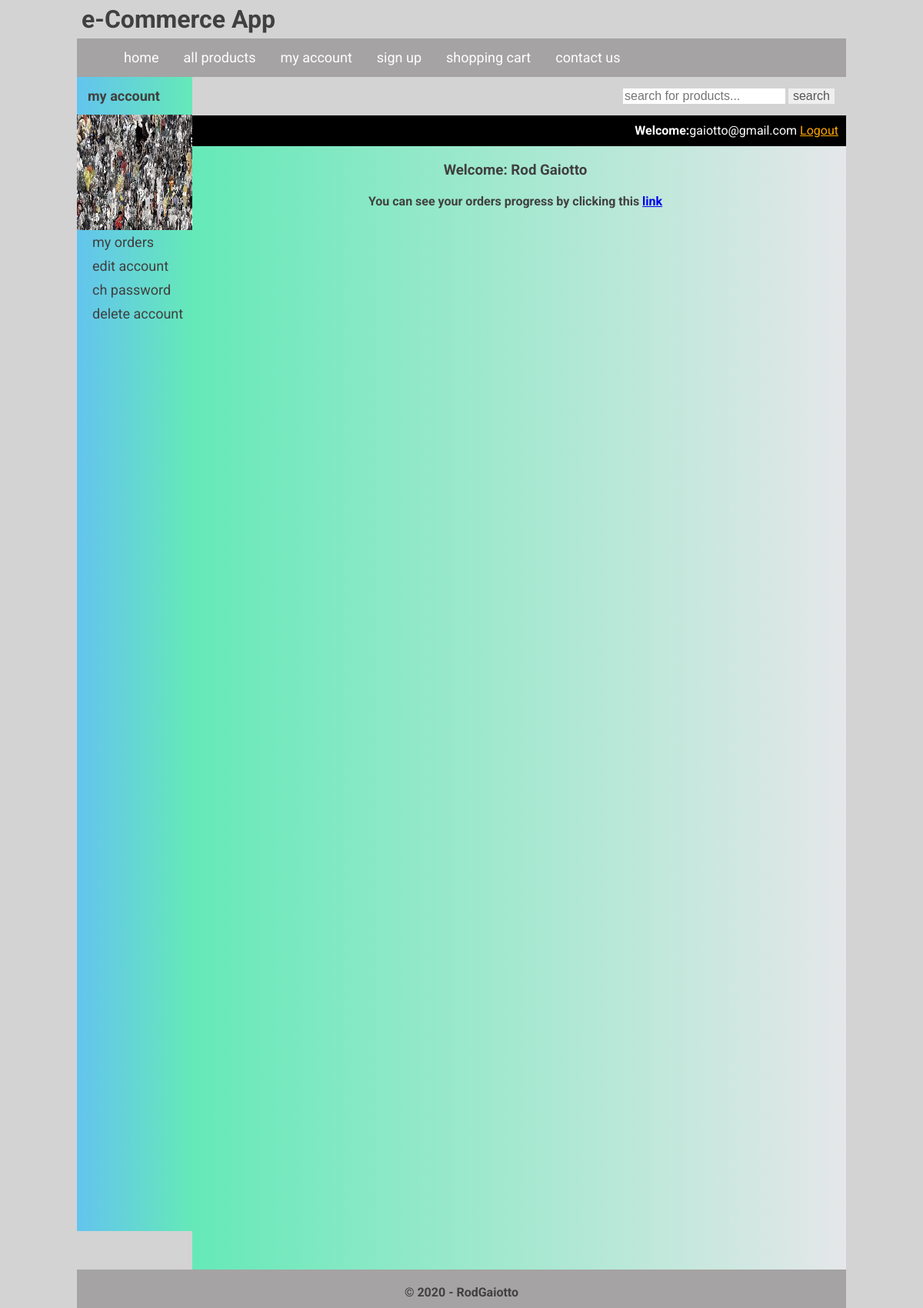
/customer/my_account.php (signed in), run on the app's committed database.
### tables this page shows
CREATE TABLE `customers` (
  `customer_id` int(10) NOT NULL,
  `customer_ip` varchar(255) NOT NULL,
  `customer_name` text NOT NULL,
  `customer_email` varchar(100) NOT NULL,
  `customer_pass` varchar(100) NOT NULL,
  `customer_country` text NOT NULL,
  `customer_city` text NOT NULL,
  `customer_contact` varchar(255) NOT NULL,
  `customer_address` text NOT NULL,
  `customer_image` text NOT NULL
);

### customer/my_account.php (the view, shortened to what this page needs)
<!DOCTYPE>
<?php
include("../functions/functions.php");
?>
<?php
                        if(!isset($_SESSION['customer_email'])){
                            echo "<a href='../checkout.php' style='color:orange;'>Login</a>";
                            }
                            else {
                    ?>
<html>
    <head>
        <link rel="stylesheet" href="styles/style.css" media="all" >
    </head>
<body>
<div class="main_wrapper">
    <div class="header_wrapper">
        <h1>e-Commerce App</h1>
    </div>
    <div class="menubar">
        <ul id="menu">
            <li><a href="../index.php">home</a></li>
            <li><a href="../all_products.php">all products</a></li>
            <li><a href="../customer/my_account.php">my account</a></li>
            <li><a href="#">sign up</a></li>
            <li><a href="../cart.php">shopping cart</a></li>
            <li><a href="#">contact us</a></li>
        </ul>
        <div id="form">
            <form method="get" action="results.php" enctype="multipart/form-data">
                <input type="text" name="user_query" placeholder="search for products...">
                <input type="submit" name="search" value="search" >
            </form>
        </div>
    </div>
    <div class="content_wrapper">
        <div id="sidebar">
            <div id="sidebar_title">my account</div>
                <ul id="cats">
                <?php
				$user = $_SESSION['customer_email'];
				$get_img = "select * from customers where customer_email='$user'";
				$run_img = mysqli_query($con, $get_img);
				$row_img = mysqli_fetch_array($run_img);
				$c_image = $row_img['customer_image'];
				$c_name = $row_img['customer_name'];
				echo "<p style='text-align:center;'><img src='customer_images/$c_image' width='150' height='150'/></p>";
				?>
                <li><a href="my_account.php?my_orders">my orders</a></li>
                <li><a href="my_account.php?edit_account">edit account</a></li>
                <li><a href="my_account.php?change_pass">ch password</a></li>
                <li><a href="my_account.php?delete_account">delete account</a></li>
                </ul>
        </div>
        <div id="content_area">
            <div id="shopping_cart">
                <span style="float:right;margin-right:10px;margin-top:10px">
                <?php
					if(isset($_SESSION['customer_email'])){
					echo "<b>Welcome:</b>" . $_SESSION['customer_email'] ;
                    }
				?>
                       <?php
                        if(!isset($_SESSION['customer_email'])){
                            echo "<a href='../checkout.php' style='color:orange;'>Login</a>";
                            }
                            else {
                            echo "<a href='../logout.php' style='color:orange;'>Logout</a>";
                            }
                    ?>
                </span>
            </div>
            <div id="products_box">
            <?php
				if(!isset($_GET['my_orders'])){
					if(!isset($_GET['edit_account'])){
						if(!isset($_GET['change_pass'])){
							if(!isset($_GET['delete_account'])){
				echo "
				<h3 style='padding:20px;'>Welcome:  $c_name </h3>
				<b>You can see your orders progress by clicking this <a href='my_account.php?my_orders'>link</a></b>";
				}
				}
				}
				}
				?>
				<?php
            }
				?>
            </div>
        </div>
    </div>
    <div id="footer">
    <h4 style="text-align:center; padding-top:20px;">&copy; 2020 - RodGaiotto</h4>
    </div>
</div>
</body>
</html>

### customer/styles/style.css (style rules this page uses)
html, body, div, span, applet, object, iframe, h1, h2, h3, h4, h5, h6, p, blockquote, pre, a, abbr, acronym, address, big, cite, code, del, dfn, em, img, ins, kbd, q, s, samp, small, strike, strong, sub, sup, tt, var, b, u, i, center, dl, dt, dd, ol, ul, li, fieldset, form, label, legend, table, caption, tbody, tfoot, thead, tr, th, td, article, aside, canvas, details, embed, figure, figcaption, footer, header, hgroup, menu, nav, output, ruby, section, summary, time, mark, audio, video { margin: 0; padding: 0; border: 0; vertical-align: baseline; }
h1 { padding: 6px; }
body { background: lightgray; font-family: 'Roboto', sans-serif; color: rgb(65, 64, 64); }
.main_wrapper { width: 1000px; height: auto; margin: auto; }
.header_wrapper { width: 1000px; height: 50px; margin: auto; }
.menubar { width: 1000px; height: 50px; background: rgb(165, 163, 163); color: white; }
#menu { padding: 7; margin: 0; margin-left: 40px; line-height: 35px; float: left; }
#menu li { list-style: none; display: inline; }
#menu a { text-decoration: none; padding: 8px; margin: 6px; font-size: 18px; color: white; }
#form { float: right; padding: 15px; }
input { border: 0; font-size: 16px; color: rgb(87, 84, 84) ; }
.content_wrapper { width: 1000px; margin: auto; background: rgb(255, 255, 255); }
#content_area { width: 850px; height: 1500px; float: right; background: linear-gradient(90deg, rgb(101, 233, 184) 0%, rgb(229, 231, 233) 100%, rgba(0,255,168,0) 100%); }
#sidebar { width: 150px; height: 1500px; background: linear-gradient(90deg, rgb(99, 196, 238) 0%, rgb(101, 233, 184) 100%, rgba(0,255,168,0) 100%); float: left; }
#sidebar_title { font-size: 18px; padding: 14px; font-weight: bolder; }
#cats li { list-style: none; padding: 5px; }
#cats a { text-decoration: none; margin-left: 15px; font-size: 18px; color: rgb(65, 64, 64); }
#products_box { width: 780px; text-align: center; margin-left: 30px; margin-bottom: 10px; }
#shopping_cart { width: 850px; height: 40px; background: black; color: white; }
#footer { width: 1000px; height: 50px; background: rgb(165, 163, 163) ; clear: both; }

### data on the page
customers: customer_image (picture), customer_name "Rod Gaiotto"

### other printed values
$_SESSION['customer_email'] "gaiotto@gmail.com"
